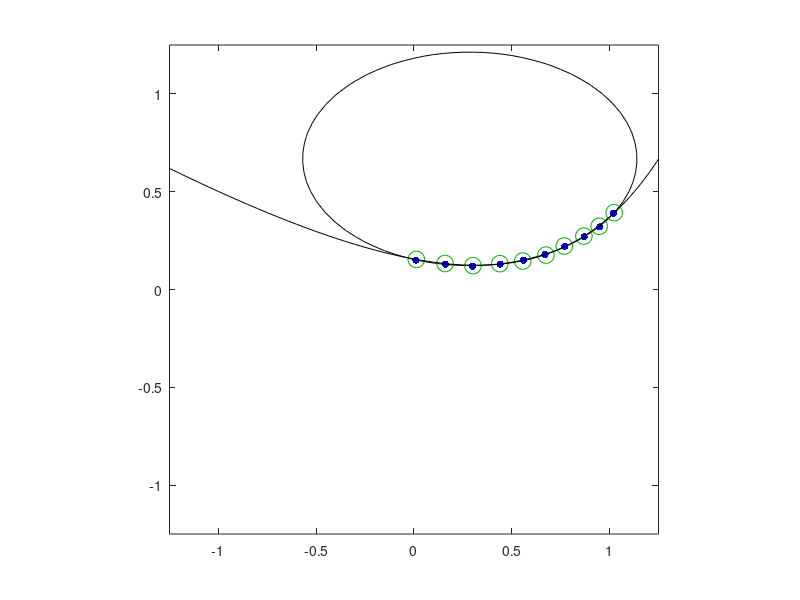

MATLAB code to generate this figure:
clf reset
shg

x = [1.02 .95 .87 .77 .67 .56 .44 .30 .16 .01]';
y = [ .39 .32 .27 .22 .18 .15 .13 .12 .13 .15]';
n = length(x);
plot(x,y,'b.','markersize',16)
hold on

A = [x.^2 x.*y y.^2 x y];
f = ones(n,1);
c = A\f
z = c(1)*x.^2 + c(2)*x.*y + c(3)*y.^2 + c(4)*x + c(5)*y - f;

[X,Y] = meshgrid(-1.25:.05:1.25);
Z = c(1)*X.^2 + c(2)*X.*Y + c(3)*Y.^2 + c(4)*X + c(5)*Y - 1;
contour(X,Y,Z,[0 0])
colormap(1-white)

x = x + .005*(2*rand(n,1)-1);
y = y + .005*(2*rand(n,1)-1);
plot(x,y,'o','markersize',12,'color',[0 2/3 0])
A = [x.^2 x.*y y.^2 x y];
c = A\f
Z = c(1)*X.^2 + c(2)*X.*Y + c(3)*Y.^2 + c(4)*X + c(5)*Y - 1;
contour(X,Y,Z,[0 0])
colormap(1-white)
axis equal
hold off
